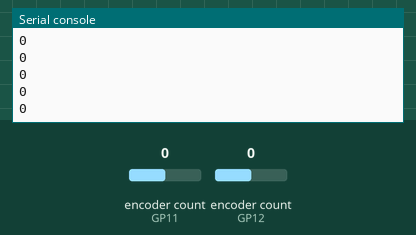
Simulated run of this program. Board: Raspberry Pi Pico running MicroPython. Shown: the last lines printed to the serial console. The test bench sets the inputs (shaded band); at power-on: encoder count (sensors on GP11, GP12) 0.

Above: at 1.2 s.
1.3 s: encoder count (sensor on GP11) set to 1
At 2.3 s:
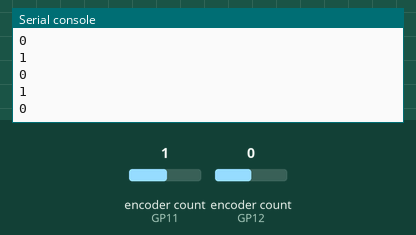
2.8 s: encoder count (sensor on GP12) set to -1
At 3.5 s:
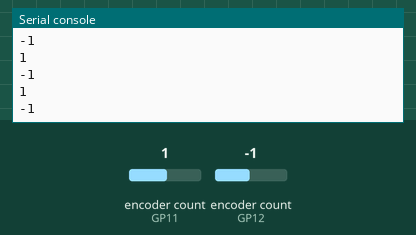
4.3 s: encoder count (sensor on GP11) set to 2
At 5.4 s:
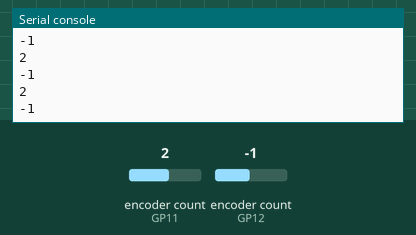
5.8 s: encoder count (sensor on GP12) set to -2
Timing chart, 0 to 6.5 s (numbered marks = the images above; inputs shaded):
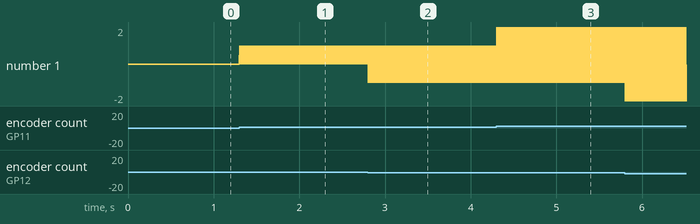

The program:

spb_pico_encoder.py
```python
from machine import Pin
from encoder import Encoder
import utime

enc_r = Encoder(Pin(11), Pin(10)) # right wheel
enc_l = Encoder(Pin(12), Pin(13)) # left wheel

try:
    while True:
        print(enc_r.position())
        print(enc_l.position())
        utime.sleep_ms(5)
except KeyboardInterrupt:
    print("Keyboard Interrupt")
finally:
    print("Stop to print encoder")
```

Measured:
- after the input at 1.3 s, the serial console: prints a new line at once (image 1)
- after the input at 2.8 s, the serial console: prints a new line at once (image 2)
- after the input at 4.3 s, the serial console: prints a new line at once (image 3)
- plotted number 1: 0 → -1 after the input at 2.8 s
